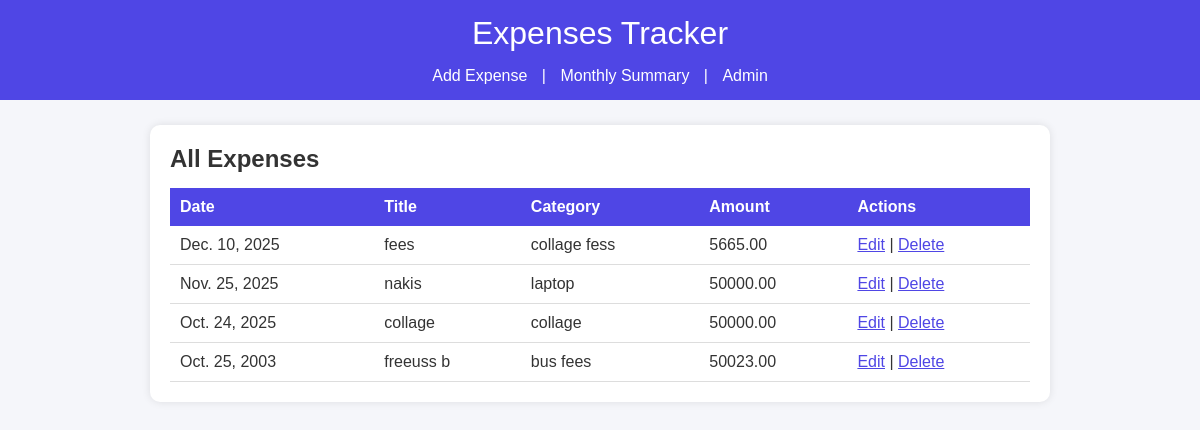
The page / on the database its author committed.
### tracker_app/models.py (models this page shows, shortened)
class Expense(models.Model):
    category = models.ForeignKey(Category, on_delete=models.CASCADE, related_name='expenses')
    title = models.CharField(max_length=200)
    amount = models.DecimalField(max_digits=10, decimal_places=2)
    date = models.DateField()
    note = models.TextField(blank=True, null=True)

class Category(models.Model):
    name = models.CharField(max_length=100)
    class Meta:
        verbose_name_plural = "Categories"

### tracker_app/views.py (the view)
# urls.py: path('', views.expense_list, name='expense_list'),
def expense_list(request):
    expenses = Expense.objects.order_by('-date')
    return render(request, 'tracker_app/expense_list.html', {'expenses': expenses})

### tracker_app/templates/tracker_app/expense_list.html (shortened to what this page needs)
{% extends "tracker_app/base.html" %}
{% block content %}
<h2>All Expenses</h2>
<table class="table">
    <thead>
        <tr>
            <th>Date</th>
            <th>Title</th>
            <th>Category</th>
            <th>Amount</th>
            <th>Actions</th>
        </tr>
    </thead>
    <tbody>
        {% for exp in expenses %}
        <tr>
            <td>{{ exp.date }}</td>
            <td>{{ exp.title }}</td>
            <td>{{ exp.category.name }}</td>
            <td>{{ exp.amount }}</td>
            <td>
                <a href="{% url 'tracker_app:expense_edit' exp.id %}">Edit</a> |
                <a href="{% url 'tracker_app:expense_delete' exp.id %}">Delete</a>
            </td>
        </tr>
        {% empty %}
        <tr>
            <td colspan="5">No expenses added yet.</td>
        </tr>
        {% endfor %}
    </tbody>
</table>
{% endblock %}

### tracker_app/templates/tracker_app/base.html (shortened to what this page needs)
{% load static %}
<!DOCTYPE html>
<html lang="en">
<head>
    <link rel="stylesheet" href="{% static 'tracker_app/css/styles.css' %}">
</head>
<body>
<header class="site-header">
    <h1><a href="{% url 'tracker_app:expense_list' %}">Expenses Tracker</a></h1>
    <nav>
        <a href="{% url 'tracker_app:expense_add' %}">Add Expense</a> |
        <a href="{% url 'tracker_app:monthly_summary' %}">Monthly Summary</a> |
        <a href="/admin/">Admin</a>
    </nav>
</header>
<main class="container">
    {% block content %}
    {% endblock %}
</main>
</body>
</html>

### tracker_app/static/tracker_app/css/styles.css (style rules this page uses)
* { margin: 0; padding: 0; box-sizing: border-box; }
body { font-family: Arial, sans-serif; background: #f5f6fa; color: #333; padding-bottom: 40px; }
.site-header { background: #4f46e5; color: white; padding: 15px; text-align: center; }
.site-header a { color: #fff; text-decoration: none; margin: 0 10px; font-weight: 500; }
.container { width: 90%; max-width: 900px; margin: 25px auto; background: white; padding: 20px; border-radius: 10px; box-shadow: 0 0 8px rgba(0,0,0,0.1); }
.table { width: 100%; border-collapse: collapse; margin-top: 15px; }
.table th { background: #4f46e5; color: white; padding: 10px; text-align: left; }
.table td { padding: 10px; border-bottom: 1px solid #ddd; }
a { color: #4f46e5; font-weight: 500; }
h1, h2 { margin-bottom: 15px; }

### rows shown on the page
Expense: date "Dec. 10, 2025", title "fees", category.name "collage fess", amount "5665.00"
Expense: date "Nov. 25, 2025", title "nakis", category.name "laptop", amount "50000.00"
Expense: date "Oct. 24, 2025", title "collage", category.name "collage", amount "50000.00"
Expense: date "Oct. 25, 2003", title "freeuss b", category.name "bus fees", amount "50023.00"
